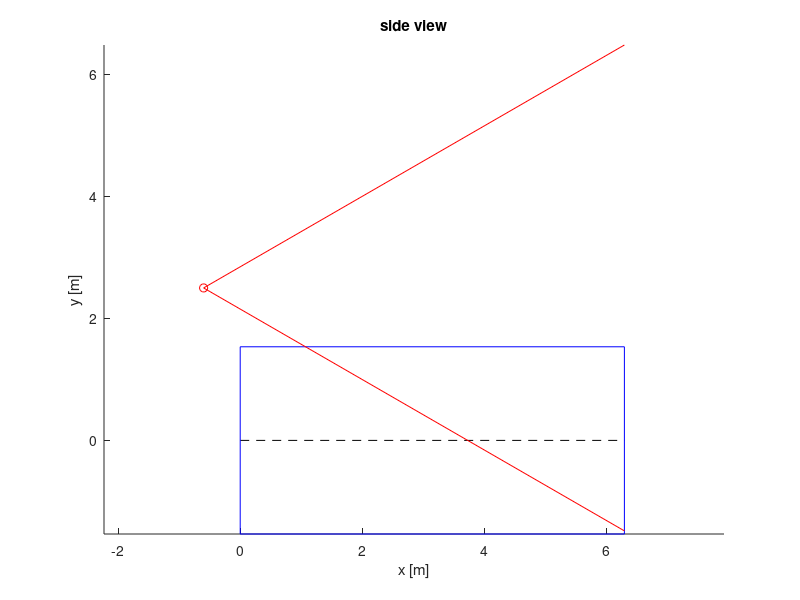
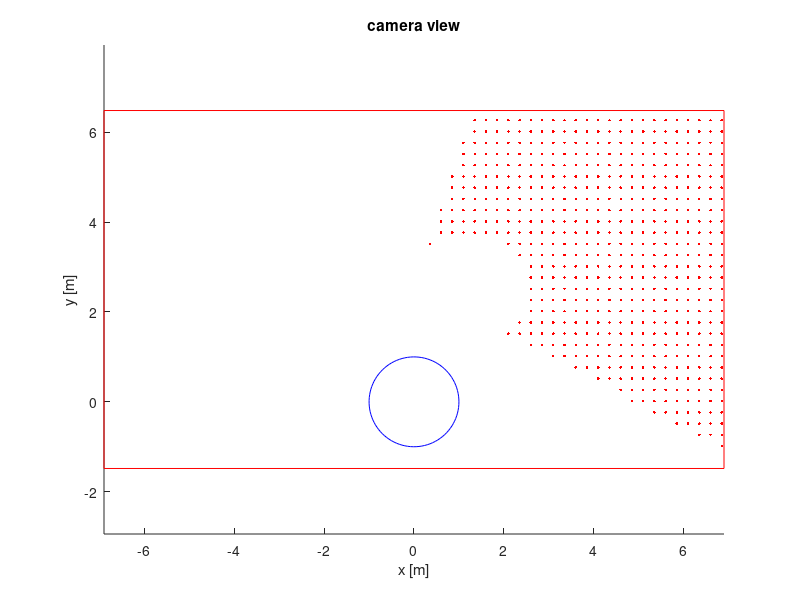
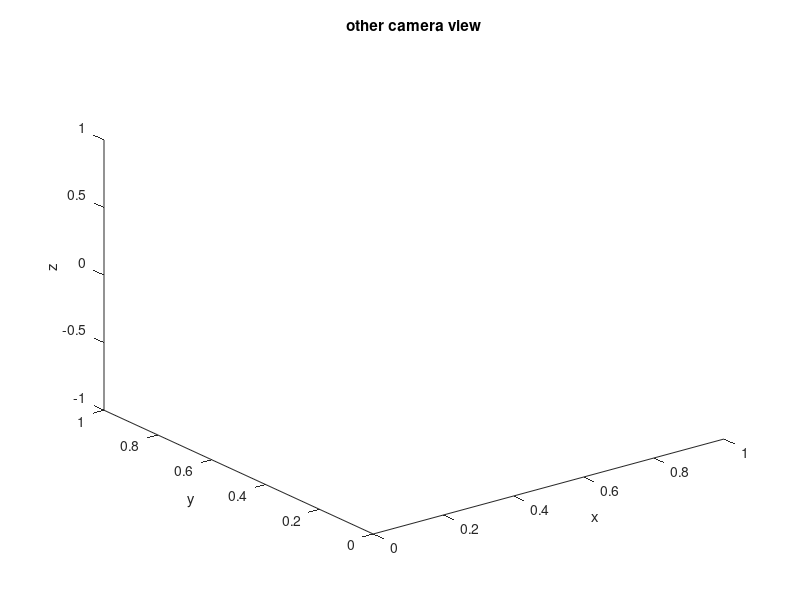

Write the MATLAB code that produced these figures, in order.

%% Calculates how much the visiting vehicle impedes the navigation cameras
% Space 583 WN18
% Abhiram Krishnan

%% Geometry [mks]

r_camera            = 2.5;          % [m] dist from centerline to camera
horiz_fov           = 90*pi/180;    % [rad] horizontal field of view of camera
vert_fov            = 60*pi/180;    % [rad] vertical field of view of camera
horiz_pix           = 640;          % [pixels] horizontal resolution of camera
vert_pix            = 480;          % [pixels] vertical resolution of camera
r_vv                = 3.07/2;       % [m] radius of the visiting vehicle
cam_offset          = 0.6;          % [m] distance of the camera behind the visiting vehicle
len_vv              = 6.3;          % [m] length of the visiting vehicle

%% Calculations

cam_radial_dist = r_camera - r_vv;
vv_circle = linspace(0,2*pi);
cam_to_vv_end = cam_offset + len_vv;

idx = 0.25;
[fovx,fovy] = meshgrid(-cam_to_vv_end*tan(horiz_fov/2):idx:cam_to_vv_end*tan(horiz_fov/2),...
    r_camera-cam_to_vv_end*tan(vert_fov/2):idx:r_camera+cam_to_vv_end*tan(vert_fov/2));
intersection = zeros(size(fovx,1),size(fovy,2));
distances = zeros(size(fovx,1),size(fovy,2));
maxdist = 0;
for i=1:1:size(fovx,1)
    for j=1:1:size(fovy,2)
        close all;
        centerline_vec = [-cam_to_vv_end,0,0];
        centerline_vec = centerline_vec/norm(centerline_vec);
        camline_vec = [-cam_to_vv_end,fovx(i,j),fovy(i,j)-r_camera];
        camline_vec = camline_vec/norm(camline_vec);
        crossp = cross(centerline_vec,camline_vec);
        crossp = crossp/norm(crossp);
        centerline_plane = [crossp -cam_to_vv_end*crossp(1)];
        %{
        camline_plane = [crossp ...
            crossp(1)*-cam_to_vv_end+crossp(2)*fovx(i,j)+crossp(3)*fovy(i,j)];
        dist = abs(sum(centerline_plane.*[0,0,r_camera,1])) / sqrt(sum(centerline_plane.^2));
        distances(i,j) = dist;
        if dist<r_vv && fovy(i,j)<r_camera
            intersection(i,j) = 1;
        end
        %}
        param_t = (-r_camera*crossp(3)) / (camline_vec(2)*crossp(3)-camline_vec(3)*crossp(2));
        distances(i,j) = param_t*camline_vec(1);
        if 0<param_t*camline_vec(1) && param_t*camline_vec(1)<cam_to_vv_end && sqrt((r_camera+camline_vec(2)*param_t)-(centerline_vec(2)*param_t))^2+((camline_vec(3)*param_t)-(centerline_vec(3)*param_t)^2)<r_vv
            intersection(i,j) = 1;
        end
    end
end

%% Plot

% Side view
figure(1); hold on;
title('side view')
xlabel('x [m]'); ylabel('y [m]');
plot([0,len_vv],[0,0],'k--');                                           % centerline
plot(-cam_offset,r_camera,'ro');                                        % camera
plot([0,len_vv,len_vv,0,0],[r_vv,r_vv,-r_vv,-r_vv,r_vv],'b-');          % vv
plot([len_vv,-0.6,len_vv],[r_camera+cam_to_vv_end*tan(vert_fov/2),...   % fov
    r_camera,r_camera-cam_to_vv_end*tan(vert_fov/2)],'r-');
axis tight equal

% What the camera sees
figure(2); hold on;
title('camera view')
xlabel('x [m]'); ylabel('y [m]');
plot([-cam_to_vv_end*tan(horiz_fov/2),cam_to_vv_end*tan(horiz_fov/2),...
    cam_to_vv_end*tan(horiz_fov/2),-cam_to_vv_end*tan(horiz_fov/2),...
    -cam_to_vv_end*tan(horiz_fov/2)],[r_camera-cam_to_vv_end*tan(vert_fov/2),...
    r_camera-cam_to_vv_end*tan(vert_fov/2),r_camera+cam_to_vv_end*tan(vert_fov/2),...
    r_camera+cam_to_vv_end*tan(vert_fov/2),r_camera-cam_to_vv_end*tan(vert_fov/2)],'r-');
for i=1:1:size(fovx,1)
    for j=1:1:size(fovy,2)
        if intersection(i,j) == 1
            plot(fovx(i,j),fovy(i,j),'r.');
        end
    end
end
plot(cos(vv_circle),sin(vv_circle),'b-');
axis tight equal

% This should be interesting
figure(3); hold on;
xlabel('x'); ylabel('y'); zlabel('z');
title('other camera view')
for i=1:1;size(fovx,1)
    for j=1:1:size(fovy,2)
        disp('hi')
        if intersection(i,j) == 1
            plot3([-cam_offset,len_vv],[0,fovx(i)],[r_camera,fovy(j)],'r-');
        end
    end
end
view(3);




